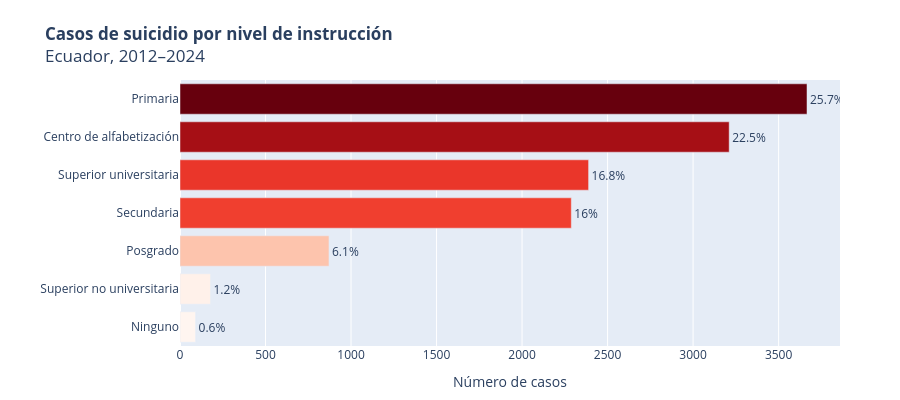

The code cell stored with this chart in its notebook:
### Code cell
import plotly.express as px

# Excluir 'Ignorado' para la visualización
inst_plot = conteo_inst[conteo_inst['Nivel de instrucción'] != 'Ignorado / Sin dato'].copy()
inst_plot = inst_plot.sort_values('Casos')

fig_inst = px.bar(
    inst_plot,
    x='Casos',
    y='Nivel de instrucción',
    orientation='h',
    text='%',
    color='Casos',
    color_continuous_scale='Reds',
    title='<b>Casos de suicidio por nivel de instrucción</b><br>Ecuador, 2012–2024',
    labels={'Casos': 'Número de casos', 'Nivel de instrucción': ''},
)

fig_inst.update_traces(texttemplate='%{text}%', textposition='outside')
fig_inst.update_layout(
    showlegend=False,
    coloraxis_showscale=False,
    xaxis_title='Número de casos',
    margin=dict(l=180, r=60, t=80, b=40),
    height=400
)
fig_inst.show()

### Figure 1 — Plotly figure (JSON) as saved in the notebook; plotly's stock layout.template omitted (floating-point values rounded to 4 significant figures)
{"data": [{"hovertemplate": "Número de casos=%{marker.color}<br>=%{y}<br>%=%{text}<extra></extra>", "legendgroup": "", "marker": {"color": [91, 178, 871, 2288, 2389, 3211, 3666], "coloraxis": "coloraxis", "pattern": {"shape": ""}}, "name": "", "orientation": "h", "showlegend": false, "text": [0.6, 1.2, 6.1, 16.0, 16.8, 22.5, 25.7], "textposition": "outside", "texttemplate": "%{text}%", "type": "bar", "x": [91, 178, 871, 2288, 2389, 3211, 3666], "xaxis": "x", "y": ["Ninguno", "Superior no universitaria", "Posgrado", "Secundaria", "Superior universitaria", "Centro de alfabetización", "Primaria"], "yaxis": "y"}], "layout": {"barmode": "relative", "coloraxis": {"autocolorscale": false, "colorbar": {"title": {"text": "Número de casos"}}, "colorscale": [[0, "rgb(255,245,240)"], [0.125, "rgb(254,224,210)"], [0.25, "rgb(252,187,161)"], [0.375, "rgb(252,146,114)"], [0.5, "rgb(251,106,74)"], [0.625, "rgb(239,59,44)"], [0.75, "rgb(203,24,29)"], [0.875, "rgb(165,15,21)"], [1, "rgb(103,0,13)"]], "showscale": false}, "height": 400, "legend": {"tracegroupgap": 0}, "margin": {"b": 40, "l": 180, "r": 60, "t": 80}, "showlegend": false, "title": {"text": "<b>Casos de suicidio por nivel de instrucción</b><br>Ecuador, 2012–2024"}, "xaxis": {"anchor": "y", "domain": [0, 1], "title": {"text": "Número de casos"}}, "yaxis": {"anchor": "x", "domain": [0, 1], "title": {"text": ""}}}}
